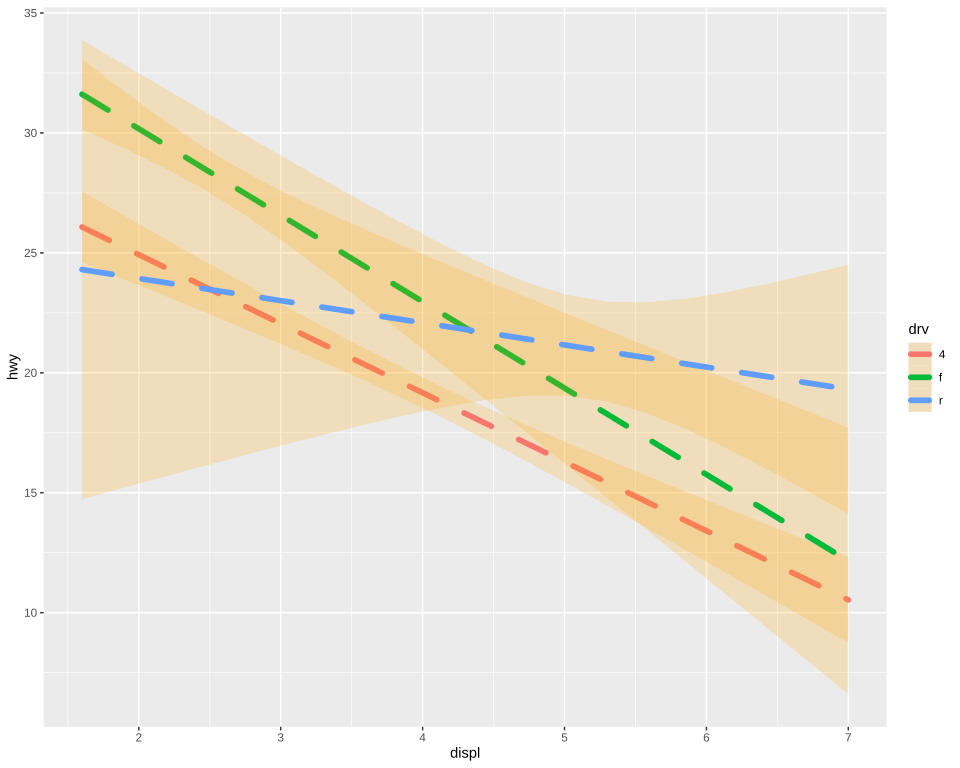

Generate this figure with R:
# The plot test/golden/smooth_lm_fullrange.svg draws, drawn by ggplot2 itself, as ggplot2's own visual tests
# draw their snapshots: the independent check on that golden whenever it changes. The suite never
# runs this; it needs R, ggplot2 and vdiffr, saved as the Docker image giggly-r:ggplot2-4.0.3. From
# the repository's root:
#
#   docker run --rm -v "$PWD/test/golden":/golden:ro giggly-r:ggplot2-4.0.3 \
#     Rscript /golden/smooth_lm_fullrange.R > smooth_lm_fullrange.ggplot2.svg
#
# and compare the two drawings element by element, as test/golden/point.R describes.
#
# Each drive's fit over the whole of the x axis's extent, a 99% band, set fill, alpha, width and
# line type, and ends and corners of the layer's own: the lines reach the panel's sides, short of
# its widening, and the keys carry the set look.
# First checked with ggplot2 4.0.3 and vdiffr 1.0.9: every element matches, in order, the x axis
# drawn before the y as test/golden/point.R describes, and every clip path.

library(ggplot2)
plot <- ggplot(mpg, aes(displ, hwy, colour = drv)) +
  geom_smooth(method = lm, formula = y ~ x, fullrange = TRUE, level = 0.99, fill = "orange",
    alpha = 0.2, linewidth = 2, linetype = "dashed", lineend = "round", n = 20) +
  theme_gray()
file <- tempfile(fileext = ".svg")
vdiffr::write_svg(plot, file)
cat(readLines(file), sep = "\n")
